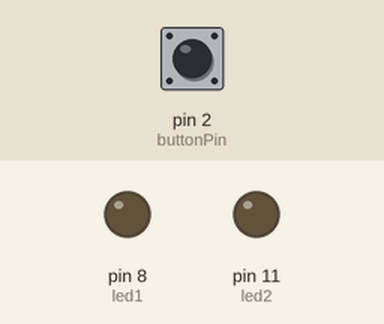
Recording of a sketch running on a simulated Arduino Uno, built with avr-gcc and run on an emulated ATmega328P. On the bench: output pins drawn as LEDs (lit = HIGH). The inputs (shaded band) are chosen by the test bench; at power-on: pin 2 (buttonPin) HIGH.

Above: at 1.2 s.
1.3 s: pin 2 (buttonPin) pulled LOW for 0.15 s
At 3.0 s:
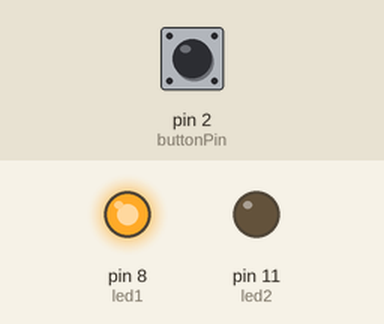
3.3 s: pin 2 (buttonPin) pulled LOW for 1 s
At 4.7 s:
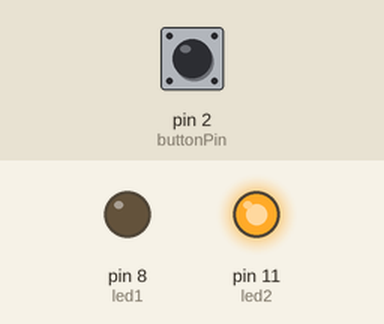
5.8 s: pin 2 (buttonPin) pulled LOW for 0.15 s
At 6.6 s:
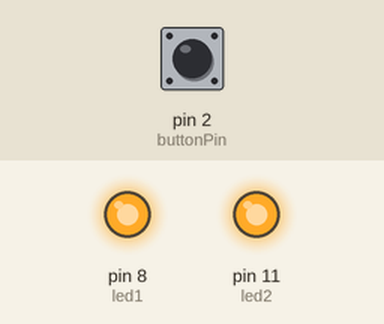
7.8 s: pin 2 (buttonPin) pulled LOW for 3.2 s
At 9.3 s:
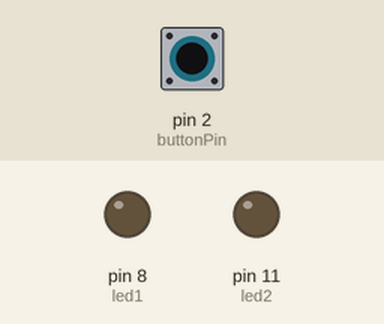
Timing chart, 0 to 10.8 s (numbered marks = the images above; inputs shaded):
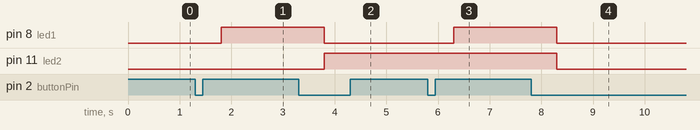

The sketch:

3_1_PushButton.ino
```cpp
const int buttonPin = 2;   // Button connected to pin 2
const int led1 = 8;        // LED 1 connected to pin 8
const int led2 = 11;       // LED 2 connected to pin 11

int buttonState;
int lastButtonState = LOW;
unsigned long lastDebounceTime = 0;
unsigned long debounceDelay = 50;

int pressCount = 0;

void setup() {
    pinMode(buttonPin, INPUT_PULLUP);
    pinMode(led1, OUTPUT);
    pinMode(led2, OUTPUT);
}

void loop() {
    int reading = digitalRead(buttonPin);


        if (reading == LOW && lastButtonState == HIGH) {     //DEtect button press
            pressCount++;
            delay(500);
            if (pressCount == 1) {          //Light states
                digitalWrite(led1, HIGH);
                digitalWrite(led2, LOW);
            } else if (pressCount == 2) {
                digitalWrite(led1, LOW);
                digitalWrite(led2, HIGH);
            } else if (pressCount == 3) {
                digitalWrite(led1, HIGH);
                digitalWrite(led2, HIGH);
            } else if (pressCount >= 4) {
                digitalWrite(led1, LOW);
                digitalWrite(led2, LOW);
                pressCount = 0;     // Reset press count
            }
        }


    lastButtonState = reading;    //Stores last button state on/off
}
```

Measured:
- after the input at 1.3 s, pin 8 (led1): LOW → HIGH after 0.50 s
- after the input at 3.3 s, pin 8 (led1): HIGH → LOW after 0.50 s; pin 11 (led2): LOW → HIGH after 0.50 s
- after the input at 5.8 s, pin 8 (led1): LOW → HIGH after 0.50 s
- after the input at 7.8 s, pin 8 (led1), pin 11 (led2): HIGH → LOW after 0.50 s
